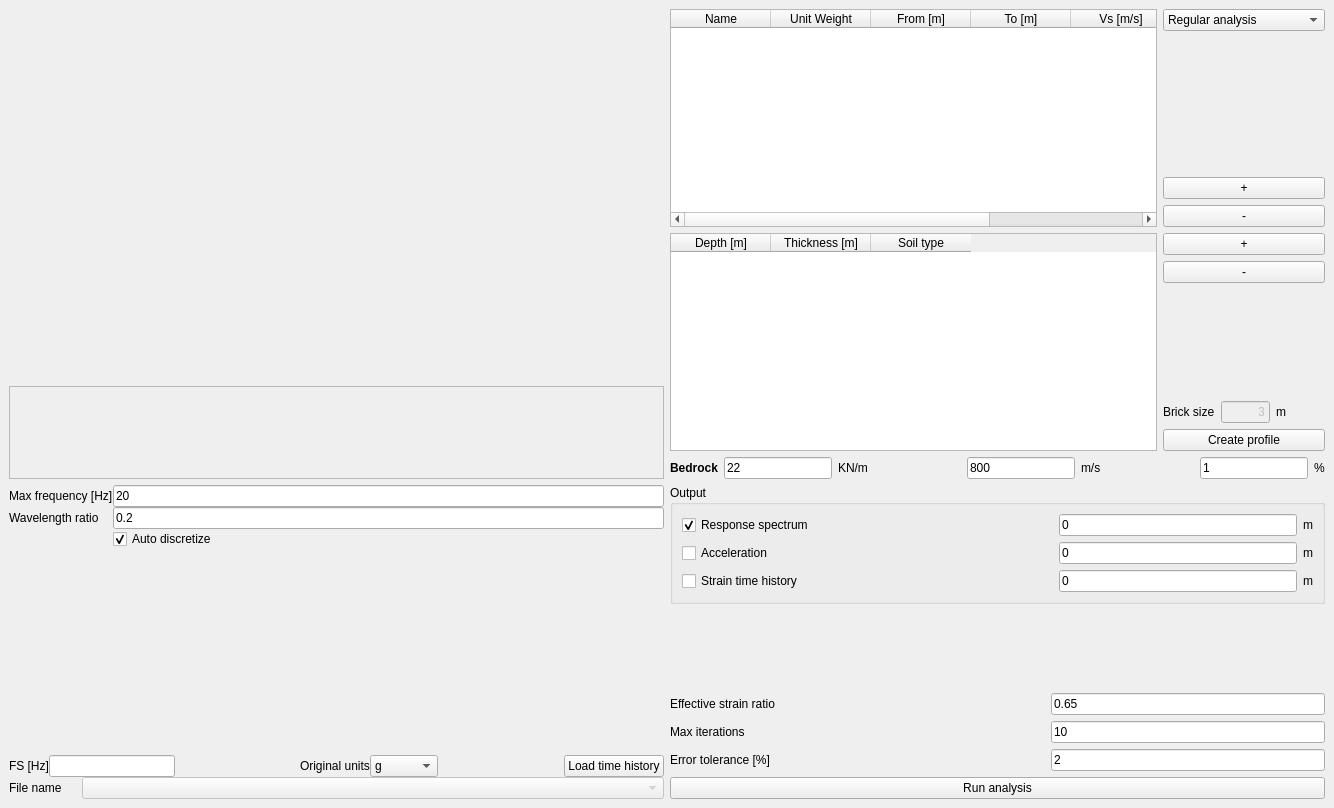
<?xml version="1.0" encoding="UTF-8"?>
<ui version="4.0">
 <class>MainWindow</class>
 <widget class="QMainWindow" name="MainWindow">
  <property name="geometry">
   <rect>
    <x>0</x>
    <y>0</y>
    <width>1334</width>
    <height>808</height>
   </rect>
  </property>
  <property name="windowTitle">
   <string>MainWindow</string>
  </property>
  <widget class="QWidget" name="centralwidget">
   <layout class="QGridLayout" name="gridLayout" rowstretch="3,0,2" columnstretch="1,0,1">
    <item row="2" column="0">
     <layout class="QVBoxLayout" name="verticalLayout_4" stretch="1,5,1,1">
      <property name="spacing">
       <number>0</number>
      </property>
      <item>
       <layout class="QFormLayout" name="formLayout">
        <item row="0" column="0">
         <widget class="QLabel" name="label_9">
          <property name="font">
           <font>
            <weight>50</weight>
            <bold>false</bold>
           </font>
          </property>
          <property name="text">
           <string>Max frequency [Hz]</string>
          </property>
         </widget>
        </item>
        <item row="0" column="1">
         <widget class="QLineEdit" name="lineEdit_maxFreq">
          <property name="text">
           <string>20</string>
          </property>
         </widget>
        </item>
        <item row="1" column="0">
         <widget class="QLabel" name="label_10">
          <property name="font">
           <font>
            <weight>50</weight>
            <bold>false</bold>
           </font>
          </property>
          <property name="text">
           <string>Wavelength ratio</string>
          </property>
         </widget>
        </item>
        <item row="1" column="1">
         <widget class="QLineEdit" name="lineEdit_waveLength">
          <property name="text">
           <string>0.2</string>
          </property>
         </widget>
        </item>
        <item row="2" column="0">
         <widget class="QLabel" name="label_3">
          <property name="text">
           <string/>
          </property>
         </widget>
        </item>
        <item row="2" column="1">
         <widget class="QCheckBox" name="checkBox_autoDiscretize">
          <property name="text">
           <string>Auto discretize</string>
          </property>
          <property name="checked">
           <bool>true</bool>
          </property>
         </widget>
        </item>
       </layout>
      </item>
      <item>
       <widget class="MplWidget" name="graphWidget_TH" native="true"/>
      </item>
      <item>
       <layout class="QHBoxLayout" name="horizontalLayout_9">
        <item>
         <widget class="QLabel" name="label_7">
          <property name="font">
           <font>
            <weight>50</weight>
            <bold>false</bold>
           </font>
          </property>
          <property name="text">
           <string>FS [Hz]</string>
          </property>
         </widget>
        </item>
        <item>
         <widget class="QLineEdit" name="lineEdit_FS">
          <property name="toolTip">
           <string>If specified in input file, sample frequency will be automatically imported from input file</string>
          </property>
         </widget>
        </item>
        <item>
         <spacer name="horizontalSpacer_5">
          <property name="orientation">
           <enum>Qt::Horizontal</enum>
          </property>
          <property name="sizeHint" stdset="0">
           <size>
            <width>40</width>
            <height>20</height>
           </size>
          </property>
         </spacer>
        </item>
        <item>
         <widget class="QLabel" name="label_8">
          <property name="font">
           <font>
            <weight>50</weight>
            <bold>false</bold>
           </font>
          </property>
          <property name="text">
           <string>Original units</string>
          </property>
         </widget>
        </item>
        <item>
         <widget class="QComboBox" name="comboBox_Units">
          <item>
           <property name="text">
            <string>g</string>
           </property>
          </item>
          <item>
           <property name="text">
            <string>cm/s^2</string>
           </property>
          </item>
          <item>
           <property name="text">
            <string>m/s^2</string>
           </property>
          </item>
         </widget>
        </item>
        <item>
         <spacer name="horizontalSpacer_4">
          <property name="orientation">
           <enum>Qt::Horizontal</enum>
          </property>
          <property name="sizeHint" stdset="0">
           <size>
            <width>40</width>
            <height>20</height>
           </size>
          </property>
         </spacer>
        </item>
        <item>
         <widget class="QPushButton" name="pushButton_loadTH">
          <property name="text">
           <string>Load time history</string>
          </property>
         </widget>
        </item>
       </layout>
      </item>
      <item>
       <layout class="QHBoxLayout" name="horizontalLayout_10" stretch="1,8">
        <item>
         <widget class="QLabel" name="label_14">
          <property name="font">
           <font>
            <weight>50</weight>
            <bold>false</bold>
           </font>
          </property>
          <property name="text">
           <string>File name</string>
          </property>
         </widget>
        </item>
        <item>
         <widget class="QComboBox" name="comboBox_eventList">
          <property name="enabled">
           <bool>false</bool>
          </property>
         </widget>
        </item>
       </layout>
      </item>
     </layout>
    </item>
    <item row="2" column="2">
     <layout class="QVBoxLayout" name="verticalLayout_7">
      <item>
       <widget class="QGroupBox" name="groupBox_output">
        <property name="title">
         <string>Output</string>
        </property>
        <layout class="QGridLayout" name="gridLayout_2">
         <item row="0" column="3">
          <widget class="QLabel" name="label_4">
           <property name="font">
            <font>
             <weight>50</weight>
             <bold>false</bold>
            </font>
           </property>
           <property name="text">
            <string>m</string>
           </property>
          </widget>
         </item>
         <item row="1" column="2">
          <widget class="QLineEdit" name="lineEdit_accDepth">
           <property name="text">
            <string>0</string>
           </property>
          </widget>
         </item>
         <item row="2" column="2">
          <widget class="QLineEdit" name="lineEdit_strainDepth">
           <property name="text">
            <string>0</string>
           </property>
          </widget>
         </item>
         <item row="0" column="2">
          <widget class="QLineEdit" name="lineEdit_RSDepth">
           <property name="text">
            <string>0</string>
           </property>
          </widget>
         </item>
         <item row="0" column="0">
          <widget class="QCheckBox" name="checkBox_outRS">
           <property name="text">
            <string>Response spectrum</string>
           </property>
           <property name="checked">
            <bool>true</bool>
           </property>
          </widget>
         </item>
         <item row="2" column="3">
          <widget class="QLabel" name="label_5">
           <property name="font">
            <font>
             <weight>50</weight>
             <bold>false</bold>
            </font>
           </property>
           <property name="text">
            <string>m</string>
           </property>
          </widget>
         </item>
         <item row="1" column="3">
          <widget class="QLabel" name="label_11">
           <property name="font">
            <font>
             <weight>50</weight>
             <bold>false</bold>
            </font>
           </property>
           <property name="text">
            <string>m</string>
           </property>
          </widget>
         </item>
         <item row="2" column="0">
          <widget class="QCheckBox" name="checkBox_outStrain">
           <property name="text">
            <string>Strain time history</string>
           </property>
          </widget>
         </item>
         <item row="1" column="0">
          <widget class="QCheckBox" name="checkBox_outAcc">
           <property name="text">
            <string>Acceleration</string>
           </property>
          </widget>
         </item>
         <item row="1" column="1">
          <spacer name="horizontalSpacer_6">
           <property name="orientation">
            <enum>Qt::Horizontal</enum>
           </property>
           <property name="sizeHint" stdset="0">
            <size>
             <width>40</width>
             <height>20</height>
            </size>
           </property>
          </spacer>
         </item>
        </layout>
       </widget>
      </item>
      <item>
       <spacer name="verticalSpacer_3">
        <property name="orientation">
         <enum>Qt::Vertical</enum>
        </property>
        <property name="sizeHint" stdset="0">
         <size>
          <width>20</width>
          <height>40</height>
         </size>
        </property>
       </spacer>
      </item>
      <item>
       <layout class="QGridLayout" name="gridLayout_3">
        <property name="horizontalSpacing">
         <number>0</number>
        </property>
        <item row="0" column="0">
         <widget class="QLabel" name="label_12">
          <property name="font">
           <font>
            <weight>50</weight>
            <bold>false</bold>
           </font>
          </property>
          <property name="text">
           <string>Effective strain ratio</string>
          </property>
         </widget>
        </item>
        <item row="1" column="0">
         <widget class="QLabel" name="label_13">
          <property name="font">
           <font>
            <weight>50</weight>
            <bold>false</bold>
           </font>
          </property>
          <property name="text">
           <string>Max iterations</string>
          </property>
         </widget>
        </item>
        <item row="0" column="2">
         <widget class="QLineEdit" name="lineEdit_strainRatio">
          <property name="text">
           <string>0.65</string>
          </property>
         </widget>
        </item>
        <item row="0" column="1">
         <spacer name="horizontalSpacer_3">
          <property name="orientation">
           <enum>Qt::Horizontal</enum>
          </property>
          <property name="sizeHint" stdset="0">
           <size>
            <width>40</width>
            <height>20</height>
           </size>
          </property>
         </spacer>
        </item>
        <item row="1" column="2">
         <widget class="QLineEdit" name="lineEdit_maxIter">
          <property name="text">
           <string>10</string>
          </property>
         </widget>
        </item>
        <item row="2" column="0">
         <widget class="QLabel" name="label_17">
          <property name="font">
           <font>
            <weight>50</weight>
            <bold>false</bold>
           </font>
          </property>
          <property name="text">
           <string>Error tolerance [%]</string>
          </property>
         </widget>
        </item>
        <item row="2" column="2">
         <widget class="QLineEdit" name="lineEdit_maxTol">
          <property name="text">
           <string>2</string>
          </property>
         </widget>
        </item>
       </layout>
      </item>
      <item>
       <widget class="QPushButton" name="pushButton_run">
        <property name="text">
         <string>Run analysis</string>
        </property>
       </widget>
      </item>
     </layout>
    </item>
    <item row="0" column="2">
     <layout class="QVBoxLayout" name="verticalLayout_2">
      <item>
       <layout class="QHBoxLayout" name="horizontalLayout_3" stretch="3,1">
        <item>
         <widget class="QTableWidget" name="tableWidget_Soil">
          <property name="sizeAdjustPolicy">
           <enum>QAbstractScrollArea::AdjustToContents</enum>
          </property>
          <attribute name="verticalHeaderDefaultSectionSize">
           <number>30</number>
          </attribute>
          <column>
           <property name="text">
            <string>Name</string>
           </property>
          </column>
          <column>
           <property name="text">
            <string>Unit Weight</string>
           </property>
          </column>
          <column>
           <property name="text">
            <string>From [m]</string>
           </property>
          </column>
          <column>
           <property name="text">
            <string>To [m]</string>
           </property>
          </column>
          <column>
           <property name="text">
            <string>Vs [m/s]</string>
           </property>
          </column>
          <column>
           <property name="text">
            <string>Degradation curve</string>
           </property>
          </column>
         </widget>
        </item>
        <item>
         <layout class="QVBoxLayout" name="verticalLayout_5">
          <item>
           <widget class="QComboBox" name="comboBox_analysisType">
            <item>
             <property name="text">
              <string>Regular analysis</string>
             </property>
            </item>
            <item>
             <property name="text">
              <string>Permutations</string>
             </property>
            </item>
           </widget>
          </item>
          <item>
           <spacer name="verticalSpacer">
            <property name="orientation">
             <enum>Qt::Vertical</enum>
            </property>
            <property name="sizeHint" stdset="0">
             <size>
              <width>20</width>
              <height>40</height>
             </size>
            </property>
           </spacer>
          </item>
          <item>
           <widget class="QPushButton" name="pushButton_addSoil">
            <property name="text">
             <string>+</string>
            </property>
           </widget>
          </item>
          <item>
           <widget class="QPushButton" name="pushButton_removeSoil">
            <property name="text">
             <string>-</string>
            </property>
           </widget>
          </item>
         </layout>
        </item>
       </layout>
      </item>
      <item>
       <layout class="QHBoxLayout" name="horizontalLayout_4" stretch="3,1">
        <item>
         <widget class="QTableWidget" name="tableWidget_Profile">
          <property name="sizeAdjustPolicy">
           <enum>QAbstractScrollArea::AdjustToContents</enum>
          </property>
          <attribute name="verticalHeaderDefaultSectionSize">
           <number>30</number>
          </attribute>
          <column>
           <property name="text">
            <string>Depth [m]</string>
           </property>
          </column>
          <column>
           <property name="text">
            <string>Thickness [m]</string>
           </property>
          </column>
          <column>
           <property name="text">
            <string>Soil type</string>
           </property>
          </column>
         </widget>
        </item>
        <item>
         <layout class="QVBoxLayout" name="verticalLayout_6">
          <item>
           <widget class="QPushButton" name="pushButton_addProfile">
            <property name="text">
             <string>+</string>
            </property>
           </widget>
          </item>
          <item>
           <widget class="QPushButton" name="pushButton_removeProfile">
            <property name="text">
             <string>-</string>
            </property>
           </widget>
          </item>
          <item>
           <spacer name="verticalSpacer_2">
            <property name="orientation">
             <enum>Qt::Vertical</enum>
            </property>
            <property name="sizeHint" stdset="0">
             <size>
              <width>20</width>
              <height>40</height>
             </size>
            </property>
           </spacer>
          </item>
          <item>
           <layout class="QHBoxLayout" name="horizontalLayout_5" stretch="1,1,1">
            <item>
             <widget class="QLabel" name="label_15">
              <property name="font">
               <font>
                <weight>50</weight>
                <bold>false</bold>
               </font>
              </property>
              <property name="text">
               <string>Brick size</string>
              </property>
             </widget>
            </item>
            <item>
             <widget class="QLineEdit" name="lineEdit_brickSize">
              <property name="enabled">
               <bool>false</bool>
              </property>
              <property name="text">
               <string>3</string>
              </property>
              <property name="alignment">
               <set>Qt::AlignRight|Qt::AlignTrailing|Qt::AlignVCenter</set>
              </property>
             </widget>
            </item>
            <item>
             <widget class="QLabel" name="label_16">
              <property name="font">
               <font>
                <weight>50</weight>
                <bold>false</bold>
               </font>
              </property>
              <property name="text">
               <string>m</string>
              </property>
             </widget>
            </item>
           </layout>
          </item>
          <item>
           <widget class="QPushButton" name="pushButton_drawProfile">
            <property name="text">
             <string>Create profile</string>
            </property>
           </widget>
          </item>
         </layout>
        </item>
       </layout>
      </item>
      <item>
       <layout class="QHBoxLayout" name="horizontalLayout_7">
        <item>
         <widget class="QLabel" name="label">
          <property name="font">
           <font>
            <weight>75</weight>
            <bold>true</bold>
           </font>
          </property>
          <property name="text">
           <string>Bedrock</string>
          </property>
         </widget>
        </item>
        <item>
         <widget class="QLineEdit" name="lineEdit_bedWeight">
          <property name="toolTip">
           <string>Bedrock unit weight</string>
          </property>
          <property name="text">
           <string>22</string>
          </property>
         </widget>
        </item>
        <item>
         <widget class="QLabel" name="label_bedUnits">
          <property name="font">
           <font>
            <weight>50</weight>
            <bold>false</bold>
           </font>
          </property>
          <property name="text">
           <string>KN/m</string>
          </property>
          <property name="textFormat">
           <enum>Qt::PlainText</enum>
          </property>
         </widget>
        </item>
        <item>
         <spacer name="horizontalSpacer">
          <property name="orientation">
           <enum>Qt::Horizontal</enum>
          </property>
          <property name="sizeHint" stdset="0">
           <size>
            <width>40</width>
            <height>20</height>
           </size>
          </property>
         </spacer>
        </item>
        <item>
         <widget class="QLineEdit" name="lineEdit_bedVelocity">
          <property name="toolTip">
           <string>Bedrock velocity</string>
          </property>
          <property name="text">
           <string>800</string>
          </property>
         </widget>
        </item>
        <item>
         <widget class="QLabel" name="label_2">
          <property name="font">
           <font>
            <weight>50</weight>
            <bold>false</bold>
           </font>
          </property>
          <property name="text">
           <string>m/s</string>
          </property>
         </widget>
        </item>
        <item>
         <spacer name="horizontalSpacer_2">
          <property name="orientation">
           <enum>Qt::Horizontal</enum>
          </property>
          <property name="sizeHint" stdset="0">
           <size>
            <width>40</width>
            <height>20</height>
           </size>
          </property>
         </spacer>
        </item>
        <item>
         <widget class="QLineEdit" name="lineEdit_bedDamping">
          <property name="toolTip">
           <string>Bedrock damping</string>
          </property>
          <property name="text">
           <string>1</string>
          </property>
         </widget>
        </item>
        <item>
         <widget class="QLabel" name="label_6">
          <property name="font">
           <font>
            <weight>50</weight>
            <bold>false</bold>
           </font>
          </property>
          <property name="text">
           <string>%</string>
          </property>
         </widget>
        </item>
       </layout>
      </item>
     </layout>
    </item>
    <item row="0" column="0">
     <layout class="QVBoxLayout" name="verticalLayout" stretch="4,1">
      <item>
       <widget class="MplWidget" name="graphWidget" native="true"/>
      </item>
      <item>
       <widget class="QPlainTextEdit" name="plainTextEdit_overview">
        <property name="enabled">
         <bool>false</bool>
        </property>
        <property name="textInteractionFlags">
         <set>Qt::TextSelectableByKeyboard|Qt::TextSelectableByMouse</set>
        </property>
       </widget>
      </item>
     </layout>
    </item>
   </layout>
  </widget>
  <widget class="QMenuBar" name="menubar">
   <property name="geometry">
    <rect>
     <x>0</x>
     <y>0</y>
     <width>1334</width>
     <height>26</height>
    </rect>
   </property>
  </widget>
 </widget>
 <customwidgets>
  <customwidget>
   <class>MplWidget</class>
   <extends>QWidget</extends>
   <header location="global">mplwidget</header>
   <container>1</container>
  </customwidget>
 </customwidgets>
 <resources/>
 <connections/>
</ui>
